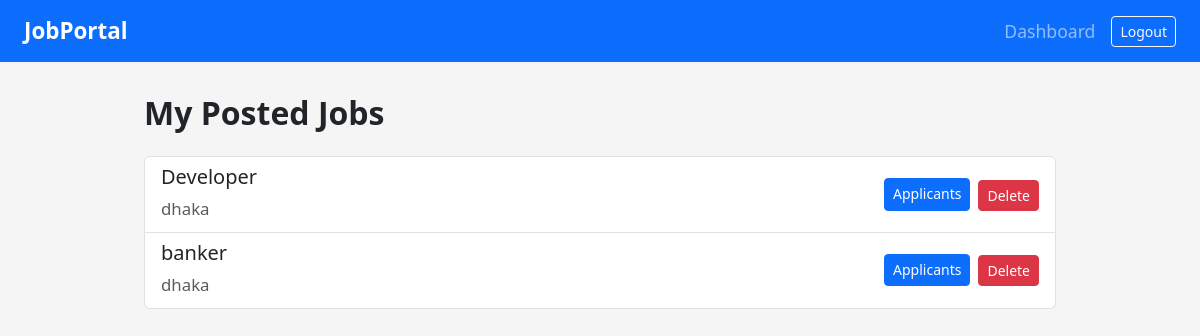
The page /jobs/my-jobs/ (signed in) on the database as committed earlier.
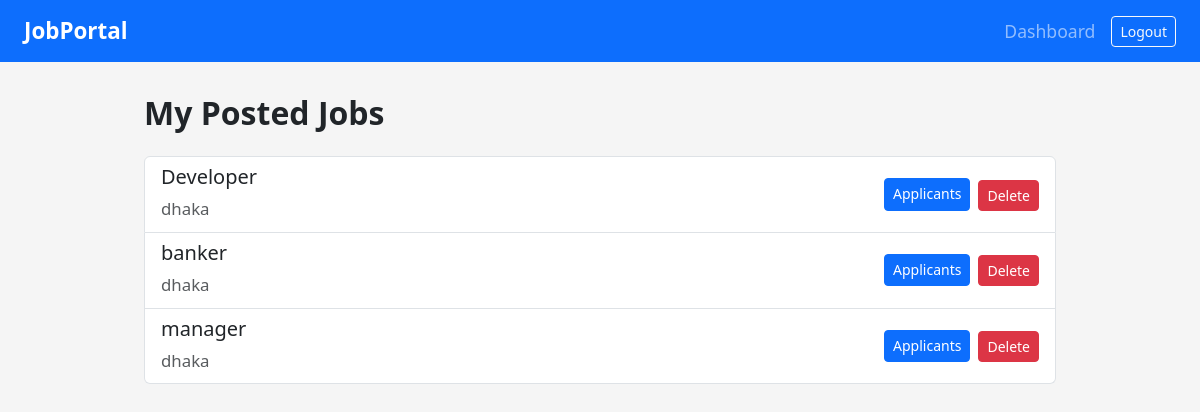
The same page on the database as committed later.
### jobs/models.py (models this page shows, shortened)
class Job(models.Model):
    title = models.CharField(max_length=100)
    company_name = models.CharField(max_length=100)
    location = models.CharField(max_length=100)
    description = models.TextField()
    posted_by = models.ForeignKey(settings.AUTH_USER_MODEL, on_delete=models.CASCADE)
    created_at = models.DateTimeField(auto_now_add=True)

### jobs/views.py (the view)
# urls.py: path('my-jobs/', views.my_jobs, name='my_jobs'),
@login_required
def my_jobs(request):
    if request.user.role != 'employer':
        return redirect('dashboard')
    jobs = Job.objects.filter(posted_by=request.user)
    return render(request, 'jobs/my_jobs.html', {'jobs': jobs})

### templates/jobs/my_jobs.html (shortened to what this page needs)
{% extends 'base.html' %}
{% block content %}
<div class="container">
  <h2 class="mb-4">My Posted Jobs</h2>
  {% if jobs %}
    <div class="list-group">
      {% for job in jobs %}
        <div class="list-group-item d-flex justify-content-between align-items-center">
          <div>
            <h5 class="mb-1">{{ job.title }}</h5>
            <small class="text-muted">{{ job.location }}</small>
          </div>
          <div class="d-flex gap-2">
            <a href="{% url 'applicants_list' job.id %}" class="btn btn-primary btn-sm">Applicants</a>
            <form method="post" action="{% url 'delete_job' job.id %}" onsubmit="return confirm('Are you sure you want to delete this job?');">
              <button type="submit" class="btn btn-danger btn-sm">Delete</button>
            </form>
          </div>
        </div>
      {% endfor %}
    </div>
  {% else %}
    <p>You haven't posted any jobs yet.</p>
  {% endif %}
</div>
{% endblock %}

Rows that differ between the two databases and show on the page:
added Job: title "manager", location "dhaka"
